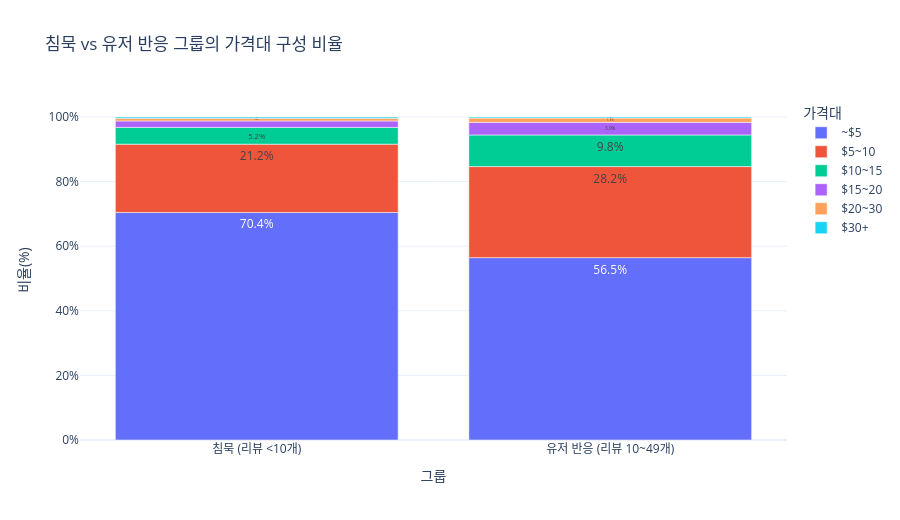

Notebook code cell kept with this figure:
### Code cell
price_range_counts = (
    price_df.groupby(["response_group", "price_range"], observed=True)
    .agg(game_count=("appid", "nunique"))
    .reset_index()
)
price_group_total = price_range_counts.groupby("response_group")["game_count"].transform("sum")
price_range_counts["ratio"] = price_range_counts["game_count"] / price_group_total * 100

fig = px.bar(
    price_range_counts,
    x="response_group",
    y="ratio",
    color="price_range",
    text="ratio",
    title="침묵 vs 유저 반응 그룹의 가격대 구성 비율",
    labels={"response_group": "그룹", "ratio": "비율(%)", "price_range": "가격대"},
    category_orders={"response_group": GROUP_ORDER, "price_range": PRICE_LABELS},
)
fig.update_traces(texttemplate="%{text:.1f}%", textposition="inside")
fig.update_layout(template="plotly_white", width=900, height=520, yaxis=dict(ticksuffix="%"))
fig.show()

### Figure 1 — Plotly figure (JSON) as saved in the notebook; plotly's stock layout.template omitted (floating-point values rounded to 4 significant figures)
{"data": [{"hovertemplate": "가격대=~$5<br>그룹=%{x}<br>비율(%)=%{text}<extra></extra>", "legendgroup": "~$5", "marker": {"color": "#636efa", "pattern": {"shape": ""}}, "name": "~$5", "orientation": "v", "showlegend": true, "text": [56.46, 70.44], "textposition": "inside", "texttemplate": "%{text:.1f}%", "type": "bar", "x": ["유저 반응 (리뷰 10~49개)", "침묵 (리뷰 <10개)"], "xaxis": "x", "y": [56.46, 70.44], "yaxis": "y"}, {"hovertemplate": "가격대=$5~10<br>그룹=%{x}<br>비율(%)=%{text}<extra></extra>", "legendgroup": "$5~10", "marker": {"color": "#EF553B", "pattern": {"shape": ""}}, "name": "$5~10", "orientation": "v", "showlegend": true, "text": [28.19, 21.15], "textposition": "inside", "texttemplate": "%{text:.1f}%", "type": "bar", "x": ["유저 반응 (리뷰 10~49개)", "침묵 (리뷰 <10개)"], "xaxis": "x", "y": [28.19, 21.15], "yaxis": "y"}, {"hovertemplate": "가격대=$10~15<br>그룹=%{x}<br>비율(%)=%{text}<extra></extra>", "legendgroup": "$10~15", "marker": {"color": "#00cc96", "pattern": {"shape": ""}}, "name": "$10~15", "orientation": "v", "showlegend": true, "text": [9.79, 5.194], "textposition": "inside", "texttemplate": "%{text:.1f}%", "type": "bar", "x": ["유저 반응 (리뷰 10~49개)", "침묵 (리뷰 <10개)"], "xaxis": "x", "y": [9.79, 5.194], "yaxis": "y"}, {"hovertemplate": "가격대=$15~20<br>그룹=%{x}<br>비율(%)=%{text}<extra></extra>", "legendgroup": "$15~20", "marker": {"color": "#ab63fa", "pattern": {"shape": ""}}, "name": "$15~20", "orientation": "v", "showlegend": true, "text": [3.9, 1.997], "textposition": "inside", "texttemplate": "%{text:.1f}%", "type": "bar", "x": ["유저 반응 (리뷰 10~49개)", "침묵 (리뷰 <10개)"], "xaxis": "x", "y": [3.9, 1.997], "yaxis": "y"}, {"hovertemplate": "가격대=$20~30<br>그룹=%{x}<br>비율(%)=%{text}<extra></extra>", "legendgroup": "$20~30", "marker": {"color": "#FFA15A", "pattern": {"shape": ""}}, "name": "$20~30", "orientation": "v", "showlegend": true, "text": [1.348, 0.8107], "textposition": "inside", "texttemplate": "%{text:.1f}%", "type": "bar", "x": ["유저 반응 (리뷰 10~49개)", "침묵 (리뷰 <10개)"], "xaxis": "x", "y": [1.348, 0.8107], "yaxis": "y"}, {"hovertemplate": "가격대=$30+<br>그룹=%{x}<br>비율(%)=%{text}<extra></extra>", "legendgroup": "$30+", "marker": {"color": "#19d3f3", "pattern": {"shape": ""}}, "name": "$30+", "orientation": "v", "showlegend": true, "text": [0.3111, 0.4053], "textposition": "inside", "texttemplate": "%{text:.1f}%", "type": "bar", "x": ["유저 반응 (리뷰 10~49개)", "침묵 (리뷰 <10개)"], "xaxis": "x", "y": [0.3111, 0.4053], "yaxis": "y"}], "layout": {"barmode": "relative", "height": 520, "legend": {"title": {"text": "가격대"}, "tracegroupgap": 0}, "title": {"text": "침묵 vs 유저 반응 그룹의 가격대 구성 비율"}, "width": 900, "xaxis": {"anchor": "y", "categoryarray": ["침묵 (리뷰 <10개)", "유저 반응 (리뷰 10~49개)"], "categoryorder": "array", "domain": [0, 1], "title": {"text": "그룹"}}, "yaxis": {"anchor": "x", "domain": [0, 1], "ticksuffix": "%", "title": {"text": "비율(%)"}}}}
